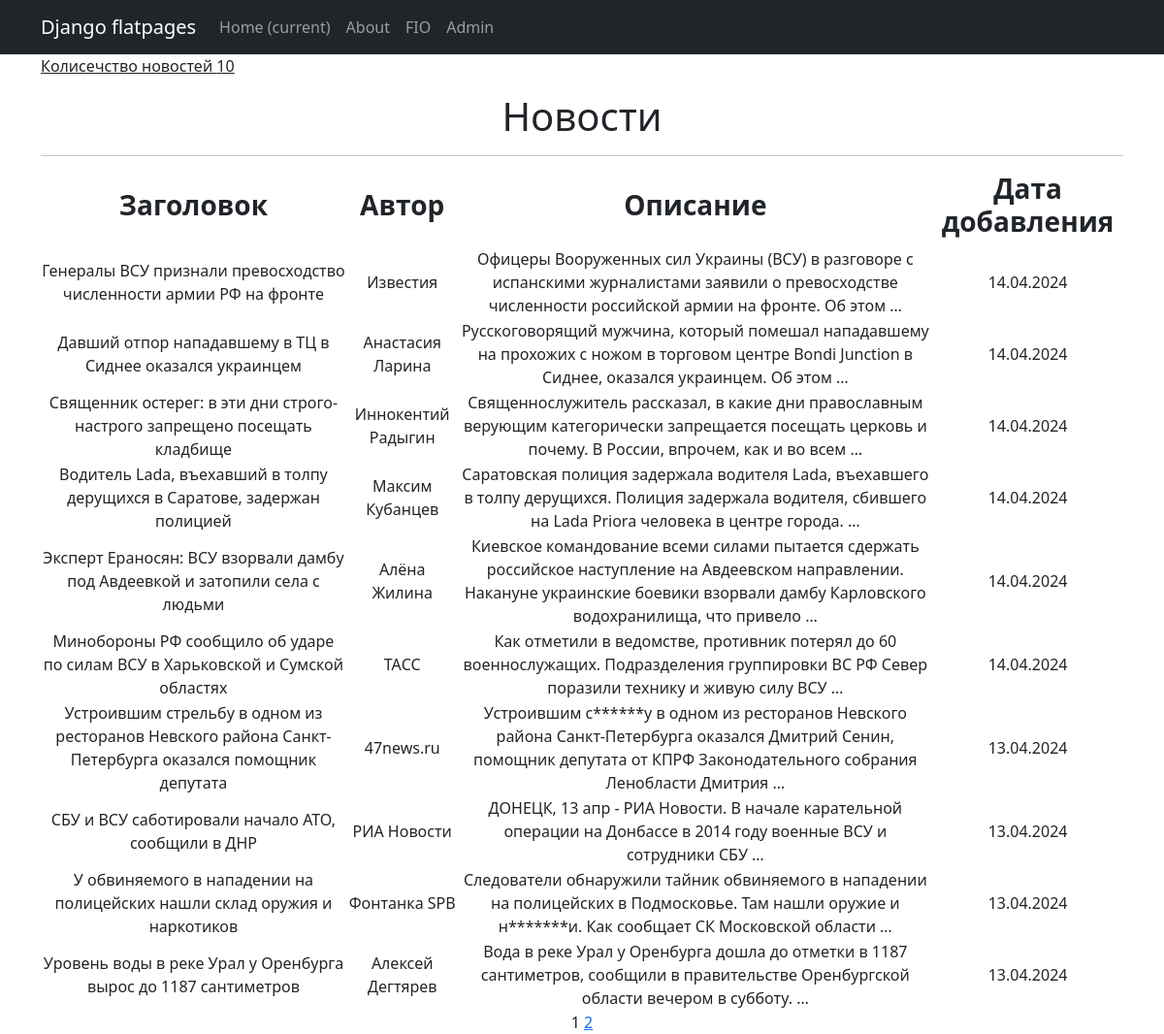
Page /news/ on the committed database.
### news/models.py (models this page shows, shortened)
class News(models.Model):
    title = models.CharField(max_length=255, unique=True, default='')
    content = models.TextField(default='')
    author = models.CharField(max_length=40, unique=False, default='')
    created_at = models.DateTimeField(default=timezone.now, blank=True)

### news/views.py (the view, shortened to what this page needs)
# urls.py: path('', NewsList.as_view(), name='news_list'),
class NewsList(ListView):
    model = News
    ordering = '-created_at'
    template_name = 'news_list.html'
    context_object_name = 'news'
    paginate_by = 10
    def get_queryset(self):
        queryset = super().get_queryset()
        self.filterset = NewsFilter(self.request.GET, queryset)
        return self.filterset.qs
    def get_context_data(self, **kwargs):
        context = super().get_context_data(**kwargs)
        context['filterset'] = self.filterset
        return context

### news/templatetags/custom_filters.py (called while the page is built)
@register.filter
def censor(value):
    unwanted_words = ['удар', 'убийство', 'наркотики', 'насилие', 'смерть', 'стрельбу', 'выстрел', 'жертвы']
    censored_value = value
    for word in unwanted_words:
        if word in censored_value:
            word_length = len(word)
            censored_word = word[0] + '*' * (word_length - 2) + word[-1]
            censored_value = censored_value.replace(word, censored_word)
    return censored_value

### news/templatetags/custom_tags.py (called while the page is built)
@register.simple_tag(takes_context=True)
def url_replace(context, **kwargs):
   d = context['request'].GET.copy()
   for k, v in kwargs.items():
       d[k] = v
   return d.urlencode()

### templates/news_list.html (shortened to what this page needs)
{% extends 'flatpages/default.html' %}
{% load custom_filters %}
{% load custom_tags %}
{% block content %}
{% block page_hearder %}
<div style = "text-align:left;">
    <p><u>Колисечство новостей {{news|length}}</u></p>
</div>
{% endblock page_hearder %}
   <h1>Новости</h1>
<hr>
   {% if news %}
        <table>
            <tr>
                <td><h3><b>Заголовок</b></h3></td>
                <td><h3><b>Автор</b></h3></td>
                <td><h3><b>Описание</b></h3></td>
                <td><h3><b>Дата добавления</b></h3></td>
            </tr>
           {%for news in news%}
           <tr>
               <td>{{news.title}}</td>
               <td>{{news.author}}</td>
               <td>{{news.content|truncatewords:20|censor}}</td>
               <td>{{news.created_at|date:"d.m.Y"}}</td>
           </tr>
           {%endfor%}
        </table>
   {% else %}
       <h2>Новостей нет!</h2>
   {% endif %}
   {{ page_obj.number }}
   {% if page_obj.has_next %}
       <a href="?{% url_replace page=page_obj.next_page_number %}">{{ page_obj.next_page_number }}</a>
   {% endif %}
{% endblock content %}

### rows in the picture
News: title "Генералы ВСУ признали превосходство численности армии РФ на фронте", author "Известия", content|censor "Офицеры Вооруженных сил Украины (ВСУ) в разговоре с испанскими журналистами заявили о превосходстве численности российской армии на фронте. Об этом …", created_at "14.04.2024"
News: title "Давший отпор нападавшему в ТЦ в Сиднее оказался украинцем", author "Анастасия Ларина", content|censor "Русскоговорящий мужчина, который помешал нападавшему на прохожих с ножом в торговом центре Bondi Junction в Сиднее, оказался украинцем. Об этом …", created_at "14.04.2024"
News: title "Священник остерег: в эти дни строго-настрого запрещено посещать кладбище", author "Иннокентий Радыгин", content|censor "Священнослужитель рассказал, в какие дни православным верующим категорически запрещается посещать церковь и почему. В России, впрочем, как и во всем …", created_at "14.04.2024"
News: title "Водитель Lada, въехавший в толпу дерущихся в Саратове, задержан полицией", author "Максим Кубанцев", content|censor "Саратовская полиция задержала водителя Lada, въехавшего в толпу дерущихся. Полиция задержала водителя, сбившего на Lada Priora человека в центре города. …", created_at "14.04.2024"
News: title "Эксперт Ераносян: ВСУ взорвали дамбу под Авдеевкой и затопили села с людьми", author "Алёна Жилина", content|censor "Киевское командование всеми силами пытается сдержать российское наступление на Авдеевском направлении. Накануне украинские боевики взорвали дамбу Карловского водохранилища, что привело …", created_at "14.04.2024"
News: title "Минобороны РФ сообщило об ударе по силам ВСУ в Харьковской и Сумской областях", author "ТАСС", content|censor "Как отметили в ведомстве, противник потерял до 60 военнослужащих. Подразделения группировки ВС РФ Север поразили технику и живую силу ВСУ …", created_at "14.04.2024"
News: title "Устроившим стрельбу в одном из ресторанов Невского района Санкт-Петербурга оказался помощник депутата", author "47news.ru", content|censor "Устроившим с******у в одном из ресторанов Невского района Санкт-Петербурга оказался Дмитрий Сенин, помощник депутата от КПРФ Законодательного собрания Ленобласти Дмитрия …", created_at "13.04.2024"
News: title "СБУ и ВСУ саботировали начало АТО, сообщили в ДНР", author "РИА Новости", content|censor "ДОНЕЦК, 13 апр - РИА Новости. В начале карательной операции на Донбассе в 2014 году военные ВСУ и сотрудники СБУ …", created_at "13.04.2024"
News: title "У обвиняемого в нападении на полицейских нашли склад оружия и наркотиков", author "Фонтанка SPB", content|censor "Следователи обнаружили тайник обвиняемого в нападении на полицейских в Подмосковье. Там нашли оружие и н*******и. Как сообщает СК Московской области …", created_at "13.04.2024"
News: title "Уровень воды в реке Урал у Оренбурга вырос до 1187 сантиметров", author "Алексей Дегтярев", content|censor "Вода в реке Урал у Оренбурга дошла до отметки в 1187 сантиметров, сообщили в правительстве Оренбургской области вечером в субботу. …", created_at "13.04.2024"

### other values in the picture
{{ news|length }} "10"
{{ page_obj.number }} "1"
{{ page_obj.next_page_number }} "2"
